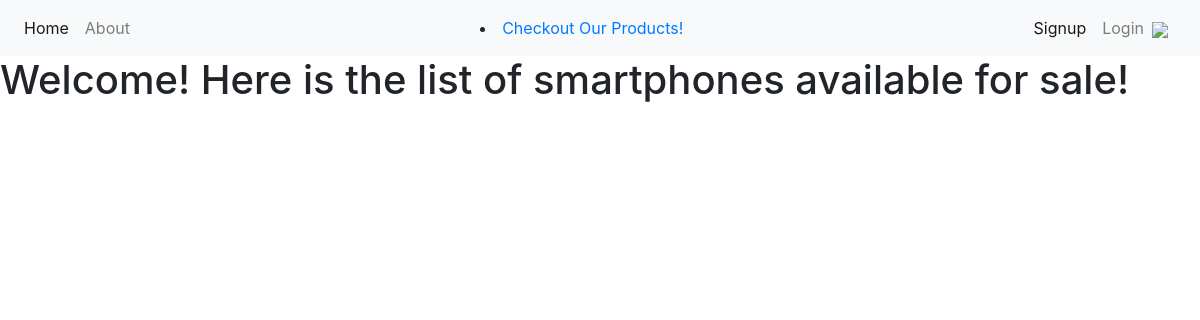
/products/list/, run on an earlier commit of the app's database.
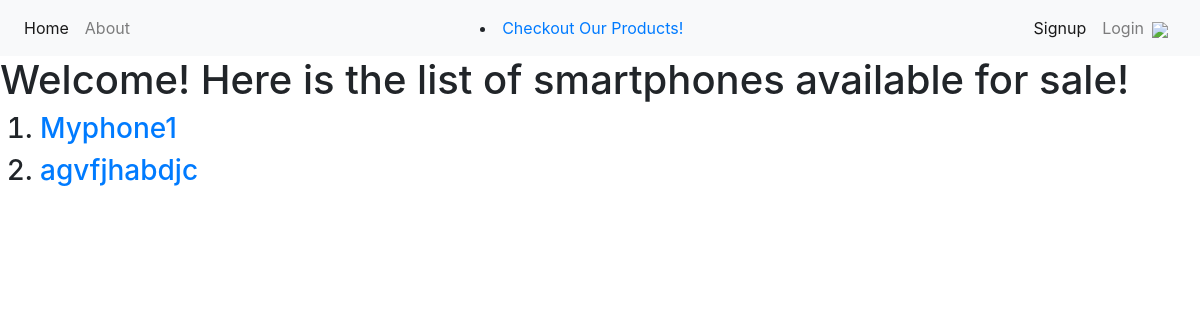
And on a later commit of the database.
### products/models.py (models this page shows, shortened)
class Phone(models.Model):
    name = models.CharField(max_length=200, unique=True) #the phone model name
    color = models.CharField(max_length=50)
    display = models.CharField(max_length=50)
    storage = models.PositiveIntegerField()
    camera = models.CharField(max_length=50)
    brand = models.CharField(max_length=50)
    processor = models.CharField(max_length=100)
    ram = models.PositiveIntegerField()
    picture = models.ImageField(upload_to='phone_pics',blank=True) #A phone may not need an associated picture; but blank can be set to false later
    price = models.PositiveIntegerField()

### products/views.py (the view)
# urls.py: path('list/',views.ProductListView.as_view(),name='prodlist'),
class ProductListView(ListView):
    model = models.Phone
    template_name = 'products/product_list.html'

### products/templates/products/product_list.html
{% extends 'products/product_base.html' %}
{% block body_block %}
<h1>Welcome! Here is the list of smartphones available for sale!</h1>
<ol>
  {% for phone in phone_list %}
  <h3>
    <li><a href="{{phone.id}}">{{ phone.name }}</a></li>
  </h3>
  {% endfor %}
</ol>
{% endblock %}

### products/templates/products/product_base.html (shortened to what this page needs)
<!DOCTYPE html>
{% load static %}
<html lang="en">
<head>
    <link rel="stylesheet" href="https://stackpath.bootstrapcdn.com/bootstrap/4.5.0/css/bootstrap.min.css">
    <link rel="stylesheet" href="{% static 'css/home.css' %}">
</head>
<body>
    <nav class="navbar navbar-expand-lg navbar-light bg-light">
        <div class="collapse navbar-collapse" id="navbarTogglerDemo01">
            <ul class="navbar-nav mr-auto">
                <li class="nav-item active">
                    <a class="nav-link" href="{% url 'accounts:home' %}">Home <span class="sr-only">(current)</span></a>
                </li>
                <li class="nav-item">
                    <a class="nav-link" href="{% url 'accounts:about' %}">About</a>
                </li>
            </ul>
            <li class="nav-item active">
              <a href="{% url 'products:prodlist' %}">Checkout Our Products!</a>
            </li>
            <ul class="navbar-nav ml-auto">
                {% if user.is_authenticated %}
                    <li class="nav-item active">
                        <a class="nav-link" href="{% url 'user_logout' %}">Logout<span class="sr-only">(current)</span></a>
                    </li>
                {% else %}
                    <li class="nav-item active">
                        <a class="nav-link" href="{% url 'accounts:signup' %}">Signup<span class="sr-only">(current)</span></a>
                    </li>
                    <a class="nav-link" href="{% url 'accounts:user_login' %}">Login<span class="sr-only">(current)</span></a>
                    <li class="nav-item active">
                        <a class="navbar-brand" href="https://nitk.ac.in">
                            <img src="https://www.noticebard.com/wp-content/uploads/2020/01/NITK-Surathkal.png">
                        </a>
                    </li>
                {% endif %}
            </ul>
        </div>
    </nav>
    {% block body_block %}
    {% endblock %}
</body>
</html>

### static/css/home.css (style rules this page uses)
.navbar .navbar-brand img { height: 50px; }

What changed in the data, as far as the page shows it:
added Phone: name "Myphone1"
added Phone: name "agvfjhabdjc"
